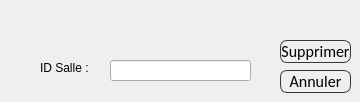
     <widget class="QWidget" name="Supprimer_salle">
      <attribute name="title">
       <string>Supprimer Salle</string>
      </attribute>
      <widget class="QLabel" name="label_5">
       <property name="geometry">
        <rect>
         <x>40</x>
         <y>60</y>
         <width>61</width>
         <height>16</height>
        </rect>
       </property>
       <property name="styleSheet">
        <string notr="true">font: 75 11pt &quot;MS Shell Dlg 2&quot;;
color: rgb(0, 0, 0);</string>
       </property>
       <property name="text">
        <string>ID Salle :</string>
       </property>
      </widget>
      <widget class="QLineEdit" name="le_id_supp">
       <property name="geometry">
        <rect>
         <x>110</x>
         <y>60</y>
         <width>141</width>
         <height>21</height>
        </rect>
       </property>
       <property name="text">
        <string/>
       </property>
      </widget>
      <widget class="QPushButton" name="pb_supprimer1">
       <property name="geometry">
        <rect>
         <x>280</x>
         <y>40</y>
         <width>71</width>
         <height>23</height>
        </rect>
       </property>
       <property name="styleSheet">
        <string notr="true">QPushButton
{
	background: transparent;
	border-style:solid;
	border-radius:7px;
	border-width:1px;
border-color: rgb(50, 53, 57);
	color:rgb(0,0,0);
	font-size:16px;
font-family:Calibri;
}

QPushButton:hover
{
	background-color: #00000000;
	border-color: rgb(30, 227, 0);
	/*color:rgb(30, 227, 0);*/
}

QPushButton:focus
{
	background-color:  rgb(30, 227, 0);
	border-color: rgba(30, 227, 0,0);
	color:rgb(255, 255, 255);
}</string>
       </property>
       <property name="text">
        <string>Supprimer</string>
       </property>
      </widget>
      <widget class="QPushButton" name="Annuler_Supprimersalle">
       <property name="geometry">
        <rect>
         <x>280</x>
         <y>70</y>
         <width>71</width>
         <height>23</height>
        </rect>
       </property>
       <property name="styleSheet">
        <string notr="true">QPushButton
{
	background: transparent;
	border-style:solid;
	border-radius:7px;
	border-width:1px;
border-color: rgb(50, 53, 57);
	color:rgb(0,0,0);
	font-size:16px;
font-family:Calibri;
}

QPushButton:hover
{
	background-color: #00000000;
	border-color: rgb(255, 0, 0);
	/*color:rgb(30, 227, 0);*/
}

QPushButton:focus
{
	background-color: rgb(255, 0, 0);
	border-color:rgb(255, 0, 0);
	color:rgb(255, 255, 255);
}</string>
       </property>
       <property name="text">
        <string>Annuler</string>
       </property>
      </widget>
     </widget>
